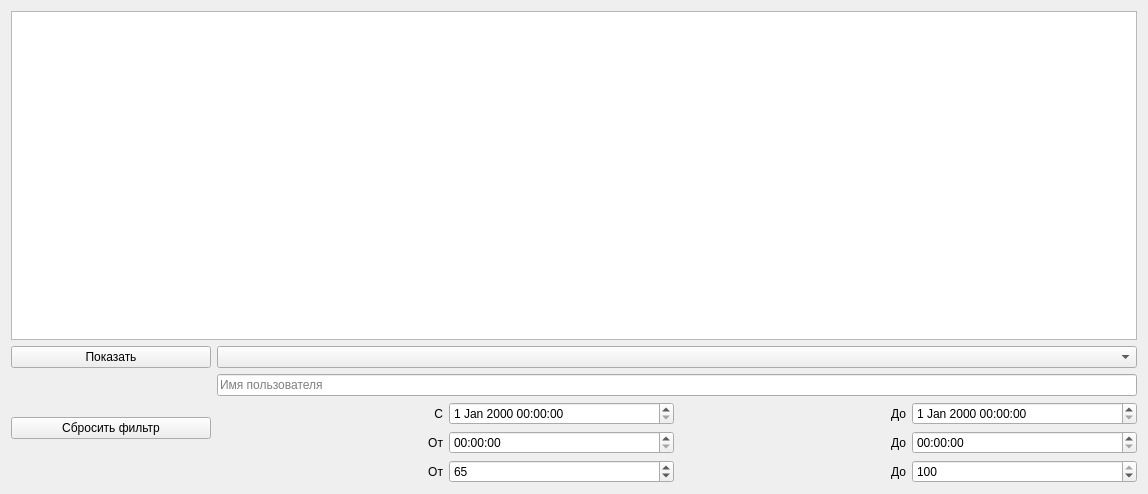
<?xml version="1.0" encoding="UTF-8"?>
<ui version="4.0">
 <class>StatDatabaseViewWidget</class>
 <widget class="QWidget" name="StatDatabaseViewWidget">
  <property name="geometry">
   <rect>
    <x>0</x>
    <y>0</y>
    <width>1148</width>
    <height>494</height>
   </rect>
  </property>
  <property name="windowTitle">
   <string>StatDatabaseViewWidget</string>
  </property>
  <layout class="QGridLayout" name="gridLayout_2">
   <item row="1" column="1">
    <widget class="QComboBox" name="showOptionComboBox"/>
   </item>
   <item row="2" column="1">
    <layout class="QGridLayout" name="gridLayout">
     <item row="1" column="1">
      <widget class="QDateTimeEdit" name="testingStartDateTimeEdit"/>
     </item>
     <item row="0" column="0" colspan="4">
      <widget class="QLineEdit" name="usernameLineEdit">
       <property name="placeholderText">
        <string>Имя пользователя</string>
       </property>
      </widget>
     </item>
     <item row="1" column="3">
      <widget class="QDateTimeEdit" name="testingFinishDateTimeEdit"/>
     </item>
     <item row="1" column="2">
      <widget class="QLabel" name="testingFinishLabel">
       <property name="text">
        <string>До</string>
       </property>
       <property name="alignment">
        <set>Qt::AlignRight|Qt::AlignTrailing|Qt::AlignVCenter</set>
       </property>
      </widget>
     </item>
     <item row="1" column="0">
      <widget class="QLabel" name="testingStartLabel">
       <property name="text">
        <string>С</string>
       </property>
       <property name="alignment">
        <set>Qt::AlignRight|Qt::AlignTrailing|Qt::AlignVCenter</set>
       </property>
      </widget>
     </item>
     <item row="2" column="0">
      <widget class="QLabel" name="durationFromLabel">
       <property name="text">
        <string>От</string>
       </property>
       <property name="alignment">
        <set>Qt::AlignRight|Qt::AlignTrailing|Qt::AlignVCenter</set>
       </property>
      </widget>
     </item>
     <item row="2" column="1">
      <widget class="QTimeEdit" name="durationFromTimeEdit"/>
     </item>
     <item row="3" column="0">
      <widget class="QLabel" name="percentsFromLaleb">
       <property name="text">
        <string>От</string>
       </property>
       <property name="alignment">
        <set>Qt::AlignRight|Qt::AlignTrailing|Qt::AlignVCenter</set>
       </property>
      </widget>
     </item>
     <item row="3" column="2">
      <widget class="QLabel" name="percentsToLabel">
       <property name="text">
        <string>До</string>
       </property>
       <property name="alignment">
        <set>Qt::AlignRight|Qt::AlignTrailing|Qt::AlignVCenter</set>
       </property>
      </widget>
     </item>
     <item row="2" column="2">
      <widget class="QLabel" name="durationToLabel">
       <property name="text">
        <string>До</string>
       </property>
       <property name="alignment">
        <set>Qt::AlignRight|Qt::AlignTrailing|Qt::AlignVCenter</set>
       </property>
      </widget>
     </item>
     <item row="2" column="3">
      <widget class="QTimeEdit" name="durationToTimeEdit"/>
     </item>
     <item row="3" column="1">
      <widget class="QSpinBox" name="percentsFromSpinBox">
       <property name="value">
        <number>65</number>
       </property>
      </widget>
     </item>
     <item row="3" column="3">
      <widget class="QSpinBox" name="percentsToSpinBox">
       <property name="maximum">
        <number>100</number>
       </property>
       <property name="value">
        <number>100</number>
       </property>
      </widget>
     </item>
    </layout>
   </item>
   <item row="1" column="0">
    <widget class="QPushButton" name="showButton">
     <property name="sizePolicy">
      <sizepolicy hsizetype="Fixed" vsizetype="Fixed">
       <horstretch>0</horstretch>
       <verstretch>0</verstretch>
      </sizepolicy>
     </property>
     <property name="minimumSize">
      <size>
       <width>200</width>
       <height>0</height>
      </size>
     </property>
     <property name="text">
      <string>Показать</string>
     </property>
    </widget>
   </item>
   <item row="0" column="0" colspan="2">
    <widget class="QTableView" name="tableView">
     <property name="editTriggers">
      <set>QAbstractItemView::NoEditTriggers</set>
     </property>
     <property name="selectionMode">
      <enum>QAbstractItemView::NoSelection</enum>
     </property>
    </widget>
   </item>
   <item row="2" column="0">
    <widget class="QPushButton" name="clearFilterButton">
     <property name="text">
      <string>Сбросить фильтр</string>
     </property>
    </widget>
   </item>
  </layout>
 </widget>
 <resources/>
 <connections/>
</ui>
